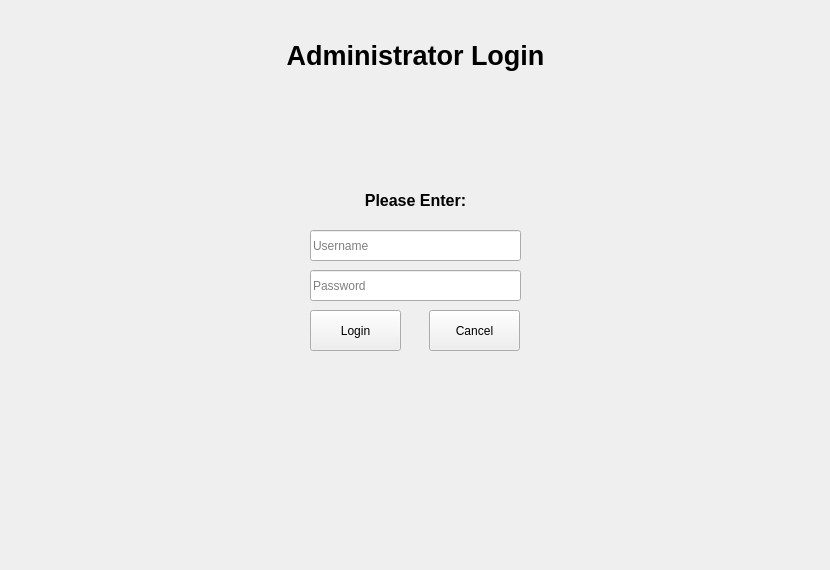
<?xml version="1.0" encoding="UTF-8"?>
<ui version="4.0">
 <class>Login</class>
 <widget class="QWidget" name="Login">
  <property name="geometry">
   <rect>
    <x>0</x>
    <y>0</y>
    <width>830</width>
    <height>570</height>
   </rect>
  </property>
  <property name="windowTitle">
   <string>Form</string>
  </property>
  <property name="autoFillBackground">
   <bool>true</bool>
  </property>
  <widget class="QPushButton" name="pushButton_cancel">
   <property name="geometry">
    <rect>
     <x>429</x>
     <y>310</y>
     <width>91</width>
     <height>41</height>
    </rect>
   </property>
   <property name="text">
    <string>Cancel</string>
   </property>
  </widget>
  <widget class="QPushButton" name="pushButton_login">
   <property name="geometry">
    <rect>
     <x>310</x>
     <y>310</y>
     <width>91</width>
     <height>41</height>
    </rect>
   </property>
   <property name="text">
    <string>Login</string>
   </property>
  </widget>
  <widget class="QLineEdit" name="lineEdit_username">
   <property name="geometry">
    <rect>
     <x>310</x>
     <y>230</y>
     <width>211</width>
     <height>31</height>
    </rect>
   </property>
   <property name="inputMask">
    <string/>
   </property>
   <property name="text">
    <string/>
   </property>
   <property name="placeholderText">
    <string>Username</string>
   </property>
  </widget>
  <widget class="QLineEdit" name="lineEdit_password">
   <property name="geometry">
    <rect>
     <x>310</x>
     <y>270</y>
     <width>211</width>
     <height>31</height>
    </rect>
   </property>
   <property name="text">
    <string/>
   </property>
   <property name="echoMode">
    <enum>QLineEdit::Password</enum>
   </property>
   <property name="placeholderText">
    <string>Password</string>
   </property>
  </widget>
  <widget class="QLabel" name="label">
   <property name="geometry">
    <rect>
     <x>0</x>
     <y>30</y>
     <width>831</width>
     <height>51</height>
    </rect>
   </property>
   <property name="font">
    <font>
     <pointsize>20</pointsize>
     <weight>75</weight>
     <bold>true</bold>
    </font>
   </property>
   <property name="text">
    <string>Administrator Login</string>
   </property>
   <property name="textFormat">
    <enum>Qt::RichText</enum>
   </property>
   <property name="alignment">
    <set>Qt::AlignCenter</set>
   </property>
  </widget>
  <widget class="QLabel" name="label_2">
   <property name="geometry">
    <rect>
     <x>0</x>
     <y>190</y>
     <width>831</width>
     <height>20</height>
    </rect>
   </property>
   <property name="font">
    <font>
     <pointsize>12</pointsize>
     <weight>75</weight>
     <bold>true</bold>
    </font>
   </property>
   <property name="layoutDirection">
    <enum>Qt::LeftToRight</enum>
   </property>
   <property name="text">
    <string>Please Enter:</string>
   </property>
   <property name="alignment">
    <set>Qt::AlignCenter</set>
   </property>
  </widget>
  <widget class="QLabel" name="start_picture_login">
   <property name="geometry">
    <rect>
     <x>0</x>
     <y>0</y>
     <width>821</width>
     <height>561</height>
    </rect>
   </property>
   <property name="text">
    <string/>
   </property>
   <property name="textFormat">
    <enum>Qt::AutoText</enum>
   </property>
   <property name="pixmap">
    <pixmap resource="img/Images.qrc">:/imgs/mainwindow/mainwindow imgs/mainwindow_picture.png</pixmap>
   </property>
   <property name="scaledContents">
    <bool>true</bool>
   </property>
  </widget>
  <zorder>start_picture_login</zorder>
  <zorder>pushButton_cancel</zorder>
  <zorder>pushButton_login</zorder>
  <zorder>lineEdit_username</zorder>
  <zorder>lineEdit_password</zorder>
  <zorder>label</zorder>
  <zorder>label_2</zorder>
 </widget>
 <resources>
  <include location="img/Images.qrc"/>
 </resources>
 <connections/>
</ui>
